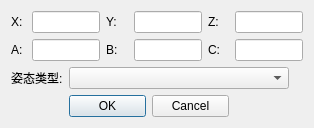
<?xml version="1.0" encoding="UTF-8"?>
<ui version="4.0">
 <class>InsertPathDlg</class>
 <widget class="QDialog" name="InsertPathDlg">
  <property name="geometry">
   <rect>
    <x>0</x>
    <y>0</y>
    <width>300</width>
    <height>125</height>
   </rect>
  </property>
  <property name="windowTitle">
   <string>InsertPathDlg</string>
  </property>
  <layout class="QGridLayout" name="gridLayout">
   <item row="0" column="0">
    <widget class="QLabel" name="label">
     <property name="text">
      <string>X:</string>
     </property>
    </widget>
   </item>
   <item row="0" column="1" colspan="2">
    <widget class="QLineEdit" name="lineEditPtX">
     <property name="minimumSize">
      <size>
       <width>68</width>
       <height>22</height>
      </size>
     </property>
     <property name="maximumSize">
      <size>
       <width>68</width>
       <height>22</height>
      </size>
     </property>
    </widget>
   </item>
   <item row="0" column="3">
    <widget class="QLabel" name="label_2">
     <property name="text">
      <string>Y:</string>
     </property>
    </widget>
   </item>
   <item row="0" column="4">
    <widget class="QLineEdit" name="lineEditPtY">
     <property name="minimumSize">
      <size>
       <width>68</width>
       <height>22</height>
      </size>
     </property>
     <property name="maximumSize">
      <size>
       <width>68</width>
       <height>22</height>
      </size>
     </property>
    </widget>
   </item>
   <item row="0" column="5">
    <widget class="QLabel" name="label_3">
     <property name="text">
      <string>Z:</string>
     </property>
    </widget>
   </item>
   <item row="0" column="6">
    <widget class="QLineEdit" name="lineEditPtZ">
     <property name="minimumSize">
      <size>
       <width>68</width>
       <height>22</height>
      </size>
     </property>
     <property name="maximumSize">
      <size>
       <width>68</width>
       <height>22</height>
      </size>
     </property>
    </widget>
   </item>
   <item row="1" column="0">
    <widget class="QLabel" name="label_4">
     <property name="text">
      <string>A:</string>
     </property>
    </widget>
   </item>
   <item row="1" column="1" colspan="2">
    <widget class="QLineEdit" name="lineEditPtA">
     <property name="minimumSize">
      <size>
       <width>68</width>
       <height>22</height>
      </size>
     </property>
     <property name="maximumSize">
      <size>
       <width>68</width>
       <height>22</height>
      </size>
     </property>
    </widget>
   </item>
   <item row="1" column="3">
    <widget class="QLabel" name="label_5">
     <property name="text">
      <string>B:</string>
     </property>
    </widget>
   </item>
   <item row="1" column="4">
    <widget class="QLineEdit" name="lineEditPtB">
     <property name="minimumSize">
      <size>
       <width>68</width>
       <height>22</height>
      </size>
     </property>
     <property name="maximumSize">
      <size>
       <width>68</width>
       <height>22</height>
      </size>
     </property>
    </widget>
   </item>
   <item row="1" column="5">
    <widget class="QLabel" name="label_6">
     <property name="text">
      <string>C:</string>
     </property>
    </widget>
   </item>
   <item row="1" column="6">
    <widget class="QLineEdit" name="lineEditPtC">
     <property name="minimumSize">
      <size>
       <width>68</width>
       <height>22</height>
      </size>
     </property>
     <property name="maximumSize">
      <size>
       <width>68</width>
       <height>22</height>
      </size>
     </property>
    </widget>
   </item>
   <item row="2" column="0" colspan="2">
    <widget class="QLabel" name="label_7">
     <property name="text">
      <string>姿态类型:</string>
     </property>
    </widget>
   </item>
   <item row="2" column="2" colspan="5">
    <widget class="QComboBox" name="comboBox">
     <property name="minimumSize">
      <size>
       <width>220</width>
       <height>22</height>
      </size>
     </property>
     <property name="maximumSize">
      <size>
       <width>220</width>
       <height>22</height>
      </size>
     </property>
    </widget>
   </item>
   <item row="3" column="2" colspan="4">
    <widget class="QDialogButtonBox" name="buttonBox">
     <property name="enabled">
      <bool>true</bool>
     </property>
     <property name="minimumSize">
      <size>
       <width>160</width>
       <height>22</height>
      </size>
     </property>
     <property name="maximumSize">
      <size>
       <width>160</width>
       <height>22</height>
      </size>
     </property>
     <property name="standardButtons">
      <set>QDialogButtonBox::Cancel|QDialogButtonBox::Ok</set>
     </property>
    </widget>
   </item>
  </layout>
 </widget>
 <layoutdefault spacing="6" margin="11"/>
 <tabstops>
  <tabstop>lineEditPtX</tabstop>
  <tabstop>lineEditPtY</tabstop>
  <tabstop>lineEditPtZ</tabstop>
  <tabstop>lineEditPtA</tabstop>
  <tabstop>lineEditPtB</tabstop>
  <tabstop>lineEditPtC</tabstop>
  <tabstop>comboBox</tabstop>
 </tabstops>
 <resources/>
 <connections/>
</ui>
